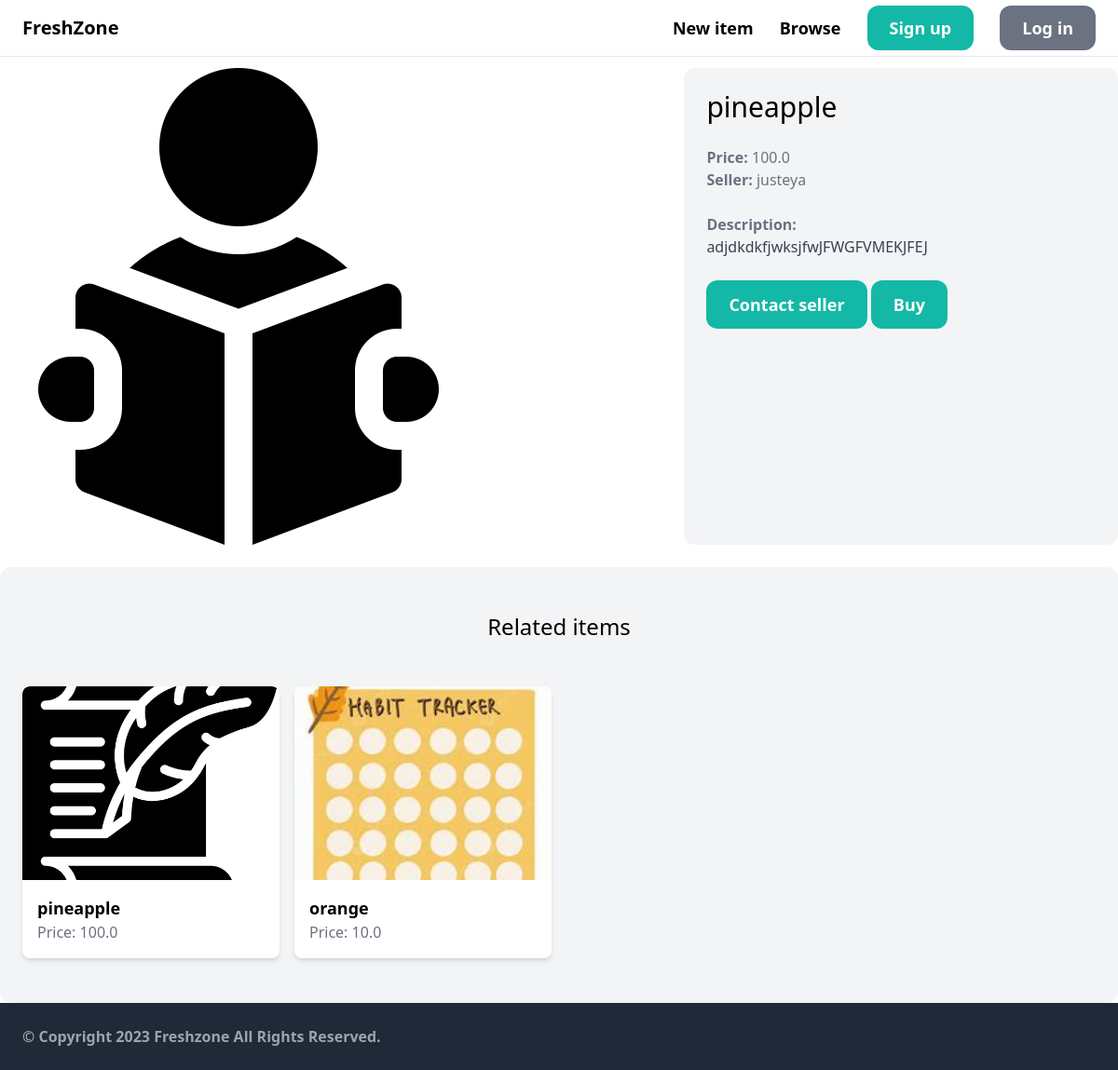
/items/6/, run on the app's committed database.
### item/models.py (models this page shows, shortened)
class Item(models.Model):
    category = models.ForeignKey(Category, related_name='items', on_delete=models.CASCADE)
    name = models.CharField(max_length=255)
    description = models.TextField(blank=True, null=True)
    price = models.FloatField()
    image = models.ImageField(upload_to='item_images', blank=True, null=True)
    is_sold = models.BooleanField(default=False)
    created_by = models.ForeignKey(User, related_name='items', on_delete=models.CASCADE)
    created_at = models.DateTimeField(auto_now_add=True)

### item/views.py (the view)
# urls.py: path('<int:pk>/', views.detail, name='detail'),
def detail(request, pk):
    item = get_object_or_404(Item, pk=pk)
    related_items = Item.objects.filter(
        category=item.category, is_sold=False).exclude(pk=pk)[0:3]
    return render(request, 'item/detail.html', {
        'item': item,
        'related_items': related_items
    })

### item/templates/item/detail.html (shortened to what this page needs)
{% extends 'core/base.html' %}
{% block content %}
<div class="grid grid-cols-1 lg:grid-cols-5 gap-6">
    <div class="lg:col-span-3">
        <img src="{{ item.image.url }}" class="rounded-xl">
    </div>
    <div class="lg:col-span-2 bg-gray-100 rounded-xl">
        <div class="p-6">
            <h1 class="mb-6 text-3xl">{{ item.name }}</h1>
            <p class="text-gray-500"><strong>Price: </strong>{{ item.price }}</p>
            <p class="text-gray-500"><strong>Seller: </strong>{{ item.created_by.username }}</p>
            {% if item.description %}
                <p class="mt-6 text-gray-700">
                    <strong class="text-gray-500">Description:</strong><br>
                    {{ item.description }}
                </p>
            {% endif %}
            {% if request.user == item.created_by %}
                <div class="mt-6 p-6 bg-white rounded-xl">
                    <p>This is your item!</p>
                    <a href="{% url 'item:edit' item.id %}" class="inline-block mt-6 px-6 py-3 text-lg font-semibold bg-teal-500 text-white rounded-xl">Edit</a>
                    <a href="{% url 'item:delete' item.id %}" class="inline-block mt-6 ml-4 px-6 py-3 text-lg font-semibold bg-red-500 text-white rounded-xl">Delete</a>
                </div>
            {% else %}
                <div class="mt-6">
                    <a href="{% url 'conversation:new' item.id %}" class="inline-block px-6 py-3 text-lg font-semibold bg-teal-500 text-white rounded-xl hover:bg-teal-700">Contact seller</a>
                    <a href="{% url 'buy:buy_item' item_id=item.id %}" class="inline-block px-6 py-3 text-lg font-semibold bg-teal-500 text-white rounded-xl hover:bg-teal-700">Buy</a>
                </div>
            {% endif %}
        </div>
    </div>
</div>
<div class="mt-6 px-6 py-12 bg-gray-100 rounded-xl">
    <h2 class="mb-12 text-2xl text-center">Related items</h2>
    <div class="grid grid-cols-1 sm:grid-cols-2 md:grid-cols-3 lg:grid-cols-4 xl:grid-cols-5 gap-4 justify-center items-center">
        {% for item in related_items %}
            <a href="{% url 'item:detail' item.id %}" class="item-link">
                <div class="item-container bg-white rounded-lg shadow-md overflow-hidden">
                    <div class="item-image">
                        <img src="{{ item.image.url }}" class="w-full h-52 object-cover rounded-t-lg transition-transform duration-300 transform-gpu hover:scale-105">
                    </div>
                    <div class="item-details p-4">
                        <h2 class="text-lg font-semibold">{{ item.name }}</h2>
                        <p class="text-gray-500">Price: {{ item.price }}</p>
                    </div>
                </div>
            </a>
        {% endfor %}
    </div>
</div>
{% endblock %}

### data on the page
Item: image (picture), name "pineapple", price "100.0", created_by.username "justeya", description "adjdkdkfjwksjfwJFWGFVMEKJFEJ"
Item: image (picture), name "pineapple", price "100.0"
Item: image (picture), name "orange", price "10.0"
